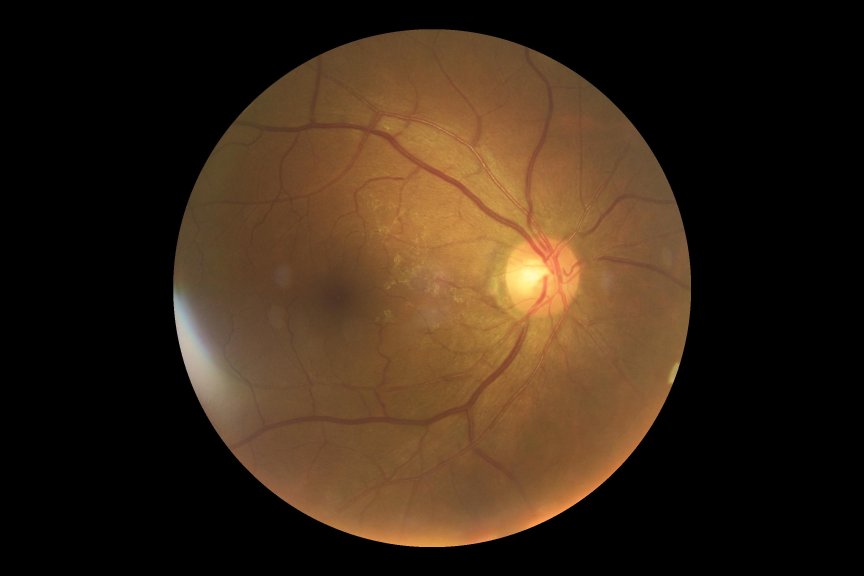
#> input picture data/ODIR-5K/training/1097_right.jpg, 2592 x 1728 px, given in place of 0_right.jpg, which was not available (shown at 1/3 size)
$ jupyter execute --allow-errors gen_img_properties.ipynb
#> lines starting #> are read from the running program, lines starting #| are printed output that depends on the picture; pictures that were not available may be replaced by others from this repository, and a replacement may not be noted
[cell 1]
import matplotlib.pyplot as plt

import skimage.io as io
from skimage import data, color
from skimage.transform import rescale, resize, downscale_local_mean
from skimage.filters import threshold_mean, sobel
from skimage.color import rgb2gray
import numpy as np
import pandas as pd
import math
from typing import *

def print_img(title, image):
    plt.title(title)
    if len(image.shape) >= 3 and min(image.shape) > 1:
        plt.imshow(image)
    else:
        plt.imshow(image, cmap=plt.cm.gray)
    plt.show()

def calc_euclidean(image1, image2):
    max_row_img2 = image2.shape[0]
    max_col_img2 = image2.shape[1]

    euclid = 0.0

    for row in range(0, image1.shape[0]):
        for col in range(0, image1.shape[1]):
            if (row < max_row_img2 and col < max_col_img2):
                p = (image1[row][col] - image2[row][col]) ** 2
                euclid = euclid + p/100

    return 10 * math.sqrt(euclid)


base_dir = "../../data"

#> (the rest of this cell did not finish here and is left out)

[cell 2]
def show_histogram(image):
    fig, ax = plt.subplots(2,3)
    bins=256
    for ci, c in enumerate('rgb'):
        ax[0,ci].imshow(image[:,:,ci], cmap='gray')
        ax[1,ci].hist(image[:,:,ci].flatten(), bins = bins, density=True)


def calc_statistics_histogram(image):
    bins=256
    resp=[]
    for ci, c in enumerate('rgb'):
        p = np.histogram(image[:,:,ci].flatten(), bins = bins)[0]
        p[0] = 0
        resp.append(p)
    return resp

[cell 3]
normal = io.imread(f'{base_dir}/preprocessed_images/0_right.jpg')
#> normal is the input picture: shape (1728, 2592, 3); mean R, G, B 56.9, 39.4, 23
cataract = io.imread(f'{base_dir}/preprocessed_images/0_left.jpg')
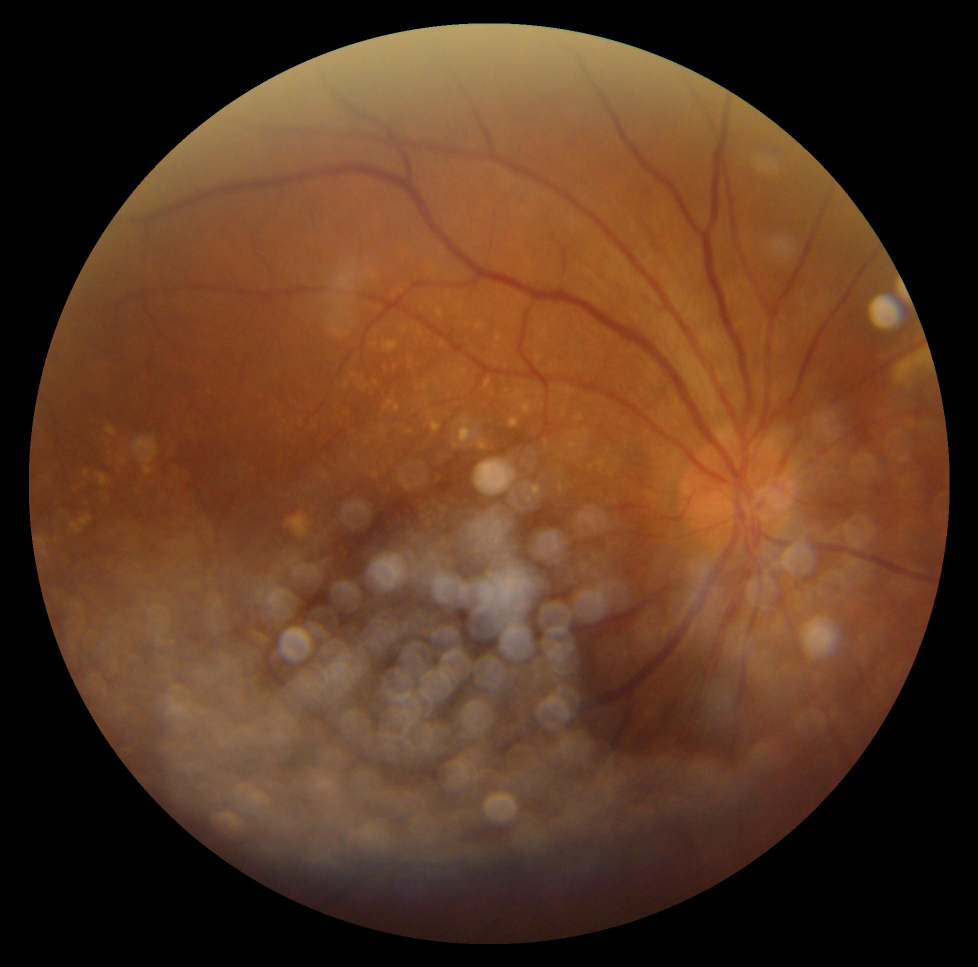
#> input picture data/ODIR-5K/training/1197_right.jpg, 1956 x 1934 px, given in place of 0_left.jpg, which was not available (shown at 1/2 size)
#> cataract is the input picture: shape (1934, 1956, 3); mean R, G, B 91.3, 56.4, 33.8
opacity = io.imread(f'{base_dir}/preprocessed_images/156_left.jpg')

#> (the rest of this cell did not finish here and is left out)

[cell 4]
def build_histogram_masks(reference_img, threshold):
#> called with threshold = 300
    hist_vals = calc_statistics_histogram(reference_img)
#> in calc_statistics_histogram, `bins=256`: bins = 256
#> after the loop in calc_statistics_histogram, `for ci, c in enumerate('rgb'):`: resp = 3 items
#> hist_vals = 3 items
    for i in range(0, len(hist_vals)):
        hist_vals[i][hist_vals[i] <= threshold] = 0
        hist_vals[i][hist_vals[i] > threshold] = 1
#> this loop made 3 passes
    return hist_vals

#show_histogram(normal)
#show_histogram(cataract)
#show_histogram(opacity)

mask_cataract = build_histogram_masks(normal, 300)
#> mask_cataract = 3 items
print_img('mask normal', mask_cataract[0].reshape(16,16))
#> in print_img, `plt.show()`:
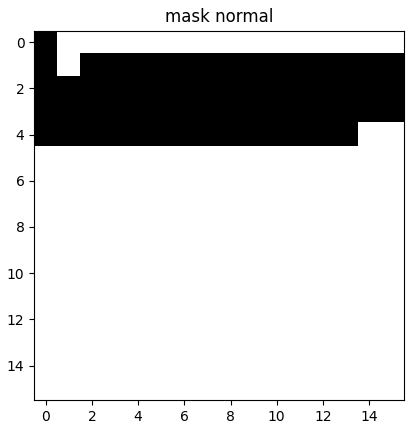
#> figure drawn by matplotlib, 1 panel
print_img('mask normal', mask_cataract[1].reshape(16,16))
#> call 2 of print_img, with title = 'mask normal', image = array of shape (16, 16)
#> in print_img (call 2), `plt.show()`:
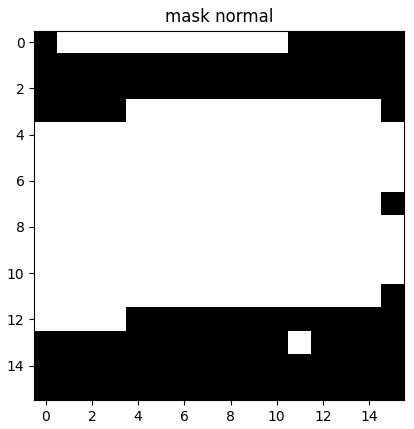
#> figure drawn by matplotlib, 1 panel
print_img('mask normal', mask_cataract[2].reshape(16,16))
#> call 3 of print_img, with title = 'mask normal', image = array of shape (16, 16)
#> in print_img (call 3), `plt.show()`:
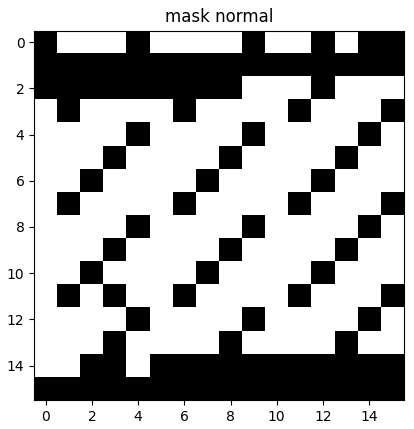
#> figure drawn by matplotlib, 1 panel

mask_cataract = build_histogram_masks(cataract, 300)
#> the loop in build_histogram_masks (call 2), `for i in range(0, len(hist_vals)):` made 3 passes
print_img('mask cataract', mask_cataract[0].reshape(16,16))
#> call 4 of print_img, with title = 'mask cataract', image = array of shape (16, 16)
#> in print_img (call 4), `plt.show()`:
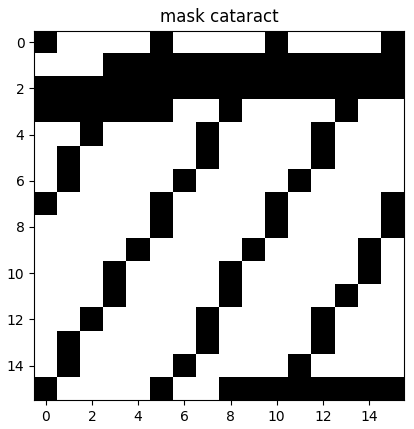
#> figure drawn by matplotlib, 1 panel
print_img('mask cataract', mask_cataract[1].reshape(16,16))
#> in print_img (call 5), `plt.show()`:
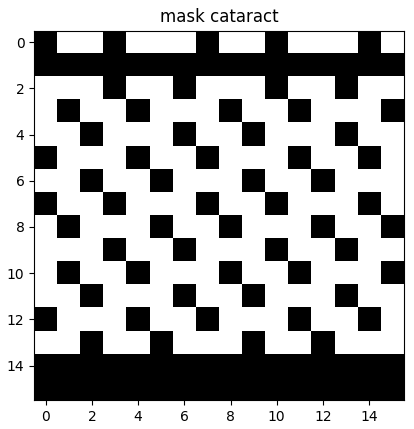
#> figure drawn by matplotlib, 1 panel
print_img('mask cataract', mask_cataract[2].reshape(16,16))
#> in print_img (call 6), `plt.show()`:
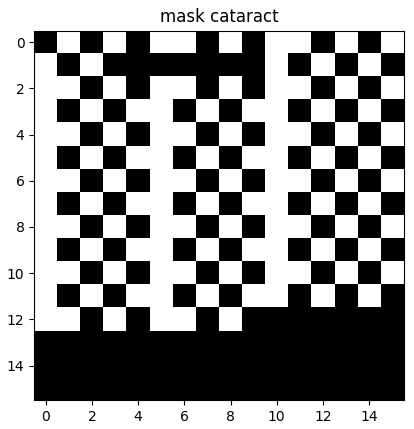
#> figure drawn by matplotlib, 1 panel

mask_cataract = build_histogram_masks(opacity, 300)
print_img('mask opacity', mask_cataract[0].reshape(16,16))
print_img('mask opacity', mask_cataract[1].reshape(16,16))
print_img('mask opacity', mask_cataract[2].reshape(16,16))

[cell 5]
shape = [16, 16]
channel = 2

normal_hist =  calc_statistics_histogram(cataract)[channel].reshape(shape)
cataract_hist = calc_statistics_histogram(cataract)[channel].reshape(shape)
opacity_hist = calc_statistics_histogram(opacity)[channel].reshape(shape)

#> (the rest of this cell did not finish here and is left out)

[cell 6]
from skimage.exposure import match_histograms
matched = match_histograms(cataract_hist, normal_hist, channel_axis=-1)
print_img('', matched)
#> in print_img (call 10), `plt.show()`:
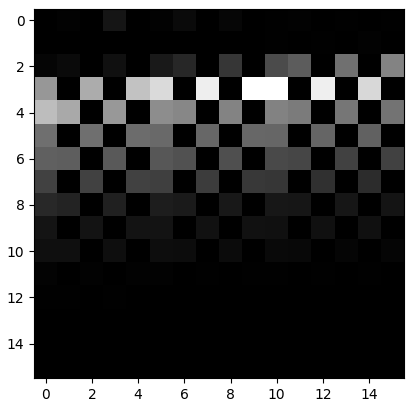
#> figure drawn by matplotlib, 1 panel

#> (a cell that did not finish here is left out)

[cell 8]
from skimage import feature
#mean_cataract = threshold_mean(cataract)
#mean_normal = threshold_mean(normal)

sobel_cataract = sobel(cataract.copy())
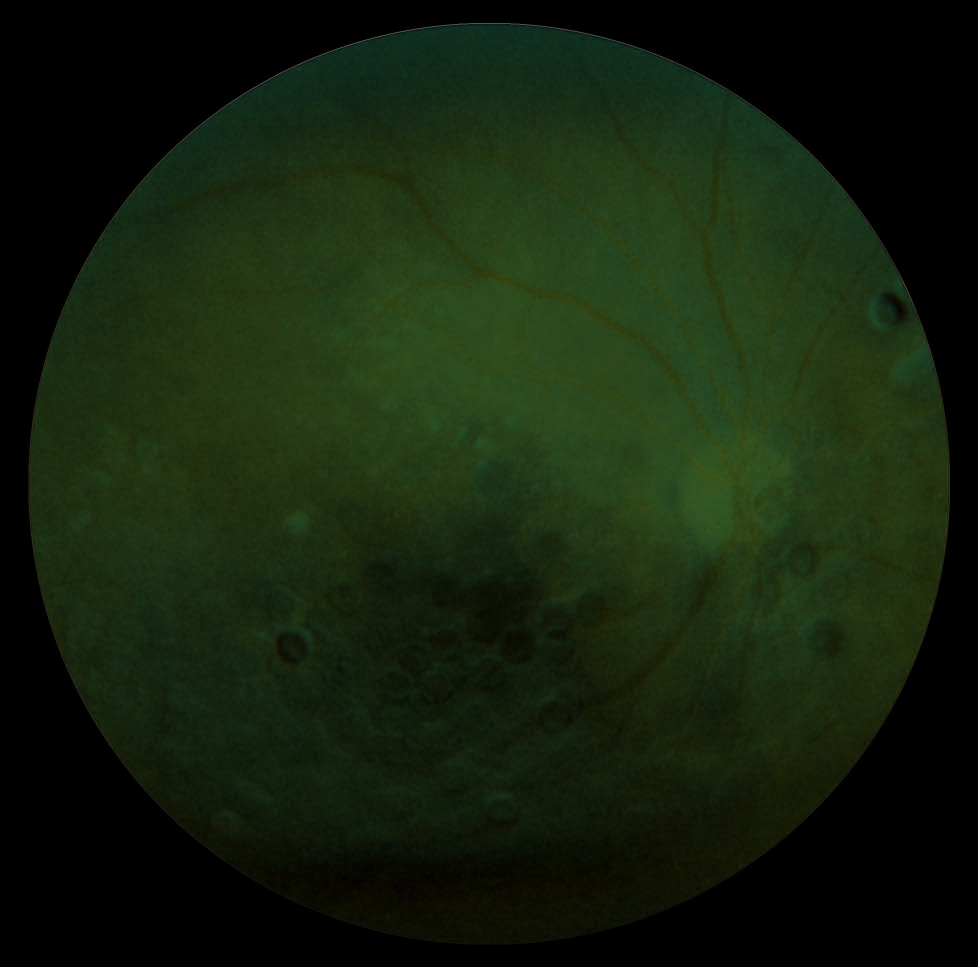
#> sobel_cataract: shape (1934, 1956, 3) float64 (shown at 1/2 size); mean R, G, B 0.0798, 0.131, 0.0518
sobel_normal = sobel(normal.copy())
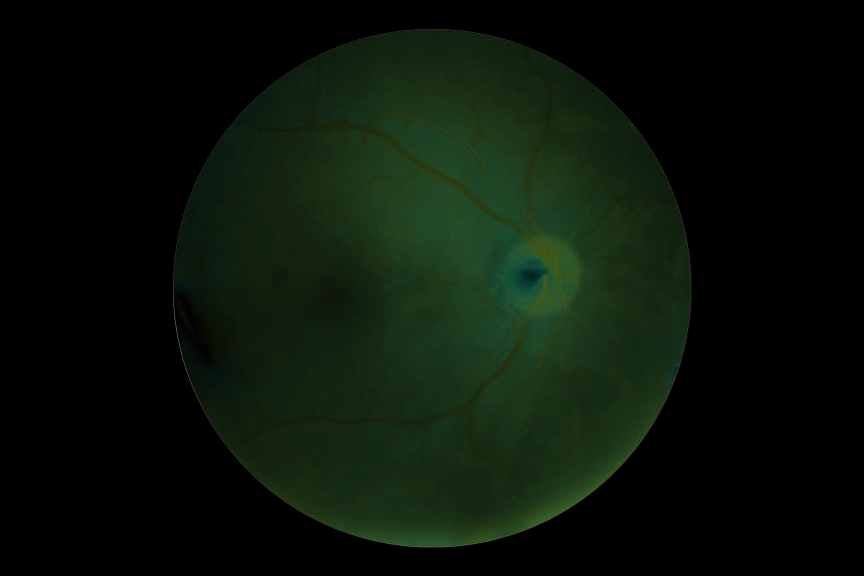
#> sobel_normal: shape (1728, 2592, 3) float64 (shown at 1/3 size); mean R, G, B 0.0404, 0.0772, 0.0375

#thr_cataract[thr_cataract < 2*mean_cataract] = 0
#thr_normal[thr_normal < 2*mean_normal] = 0

#print_img('cataract', sobel_cataract)
#print_img('normal', sobel_normal)
